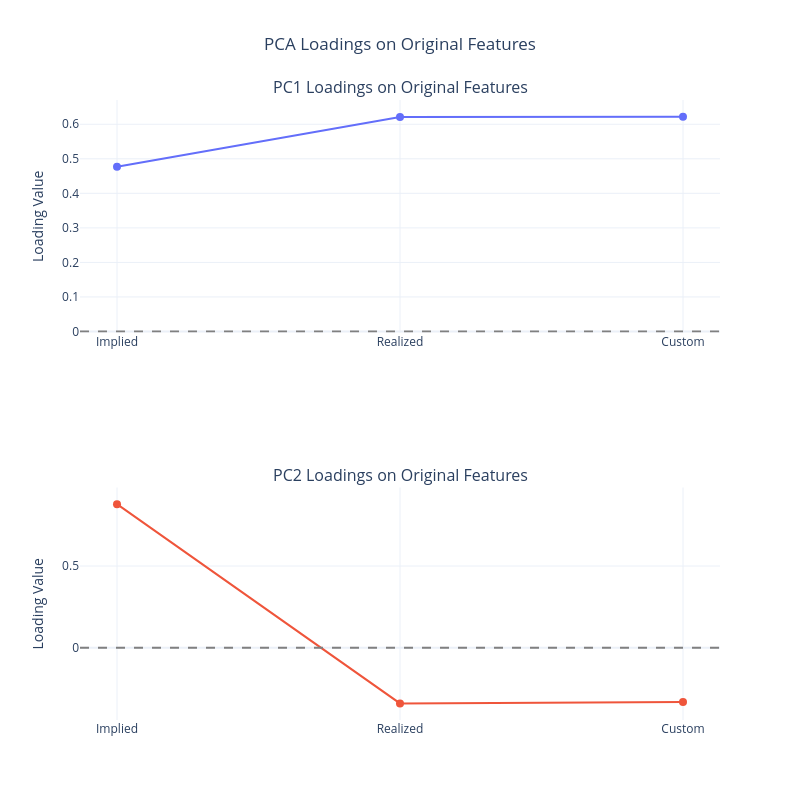

The notebook cell saved with this chart:
### Code cell
# Get the first two principal components' loadings
loadings = pd.DataFrame(
    pca.components_[:2].T,
    columns=['PC1', 'PC2'],
    index=vol_data.columns
)

# Create subplots for PC1 and PC2 loadings
fig = make_subplots(rows=2, cols=1, 
                    subplot_titles=('PC1 Loadings on Original Features',
                                  'PC2 Loadings on Original Features'))

# Add PC1 loadings line plot
fig.add_trace(
    go.Scatter(
        x=loadings.index,
        y=loadings['PC1'],
        mode='lines+markers',
        name='PC1',
        line=dict(width=2),
        marker=dict(size=8)
    ),
    row=1, col=1
)

# Add PC2 loadings line plot
fig.add_trace(
    go.Scatter(
        x=loadings.index,
        y=loadings['PC2'],
        mode='lines+markers', 
        name='PC2',
        line=dict(width=2),
        marker=dict(size=8)
    ),
    row=2, col=1
)

# Add horizontal lines at y=0
fig.add_hline(y=0, line_dash="dash", line_color="gray", row=1, col=1)
fig.add_hline(y=0, line_dash="dash", line_color="gray", row=2, col=1)

# Update layout
fig.update_layout(
    title='PCA Loadings on Original Features',
    title_x=0.5,
    showlegend=False,
    template='plotly_white',
    width=800,
    height=800
)

# Update y-axis titles
fig.update_yaxes(title_text="Loading Value", row=1, col=1)
fig.update_yaxes(title_text="Loading Value", row=2, col=1)

# Show plot
fig.show()

### Figure 1 — Plotly figure (JSON) as saved in the notebook; plotly's stock layout.template omitted (floating-point values rounded to 4 significant figures)
{"data": [{"line": {"width": 2}, "marker": {"size": 8}, "mode": "lines+markers", "name": "PC1", "type": "scatter", "x": ["Implied", "Realized", "Custom"], "xaxis": "x", "y": [0.4768, 0.621, 0.6221], "yaxis": "y"}, {"line": {"width": 2}, "marker": {"size": 8}, "mode": "lines+markers", "name": "PC2", "type": "scatter", "x": ["Implied", "Realized", "Custom"], "xaxis": "x2", "y": [0.879, -0.3414, -0.3329], "yaxis": "y2"}], "layout": {"annotations": [{"font": {"size": 16}, "showarrow": false, "text": "PC1 Loadings on Original Features", "x": 0.5, "xanchor": "center", "xref": "paper", "y": 1, "yanchor": "bottom", "yref": "paper"}, {"font": {"size": 16}, "showarrow": false, "text": "PC2 Loadings on Original Features", "x": 0.5, "xanchor": "center", "xref": "paper", "y": 0.375, "yanchor": "bottom", "yref": "paper"}], "height": 800, "shapes": [{"line": {"color": "gray", "dash": "dash"}, "type": "line", "x0": 0, "x1": 1, "xref": "x domain", "y0": 0, "y1": 0, "yref": "y"}, {"line": {"color": "gray", "dash": "dash"}, "type": "line", "x0": 0, "x1": 1, "xref": "x2 domain", "y0": 0, "y1": 0, "yref": "y2"}], "showlegend": false, "title": {"text": "PCA Loadings on Original Features", "x": 0.5}, "width": 800, "xaxis": {"anchor": "y", "domain": [0, 1]}, "xaxis2": {"anchor": "y2", "domain": [0, 1]}, "yaxis": {"anchor": "x", "domain": [0.625, 1], "title": {"text": "Loading Value"}}, "yaxis2": {"anchor": "x2", "domain": [0, 0.375], "title": {"text": "Loading Value"}}}}
